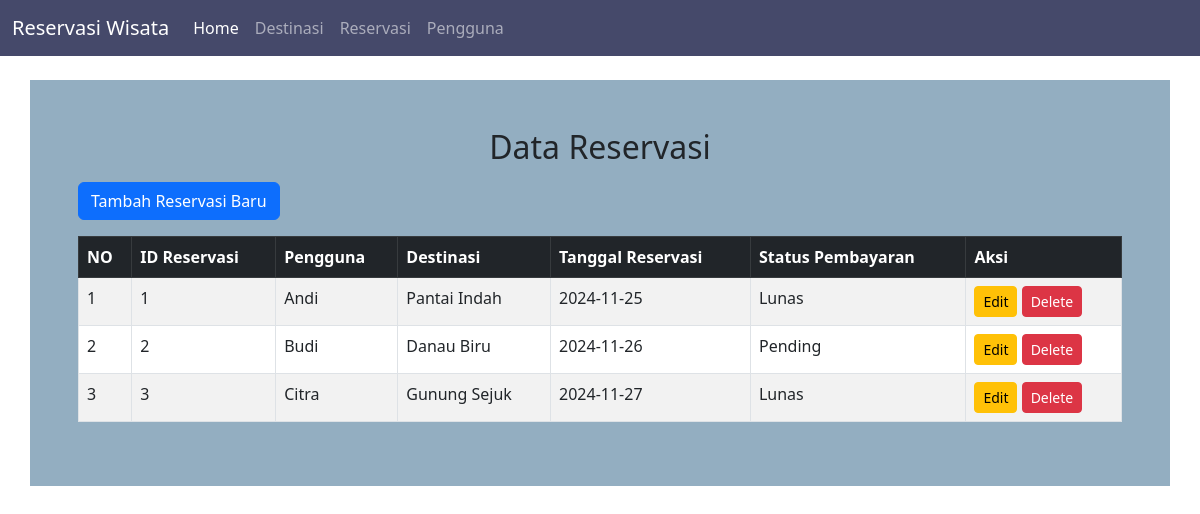
/reservasi, run on the app's committed database.
### tables this page shows
CREATE TABLE `reservations` (
  `reservation_id` int NOT NULL,
  `user_id` int NOT NULL,
  `destination_id` int NOT NULL,
  `tgl_reservasi` date NOT NULL,
  `status_pembayaran` enum('Pending','Lunas','Dibatalkan') DEFAULT 'Pending'
);

CREATE TABLE `users` (
  `id_users` int NOT NULL,
  `nama` varchar(150) NOT NULL,
  `email` varchar(150) NOT NULL,
  `nomor_telepon` varchar(20) NOT NULL
);

CREATE TABLE `destinations` (
  `id_destinasi` int NOT NULL,
  `nama_destinasi` varchar(150) NOT NULL,
  `lokasi` varchar(150) NOT NULL,
  `deskripsi` text,
  `harga_tiket` decimal(10,2) NOT NULL
);

### app/controllers/ReservationController.php (called while the page is built, shortened)
<?php
require_once '../app/models/Reservation.php';
class ReservationController {
    private $reservasiModel;
    public function __construct() {
        $this->reservasiModel = new Reservation();
    }
    public function index() {
        $reservasi1 = $this->reservasiModel->getAllReservation();
        require_once '../app/views/reservations/index.php';
    }
}
?>

### public/index.php (called while the page is built, shortened)
<?php
require_once '../routes.php';

### config/database.php (called while the page is built, shortened)
<?php
class Database {
    private $host = 'localhost';
    private $db_name = 'wisata';
    private $username = 'root';
    private $password = '';
    public function connect() {
        $this->conn = null;
        try {
            $this->conn = new PDO("mysql:host=" . $this->host . ";dbname=" . $this->db_name, $this->username, $this->password);
            $this->conn->setAttribute(PDO::ATTR_ERRMODE, PDO::ERRMODE_EXCEPTION);
        } catch(PDOException $e) {
            echo "Connection error: " . $e->getMessage();
        }
        return $this->conn;
    }
}
?>

### app/models/Reservation.php (called while the page is built, shortened)
<?php
require_once '../config/database.php';
class Reservation {
    private $db;
    public function __construct() {
        $this->db = (new Database())->connect();
    }
    public function getAllReservation() {
        $query = $this->db->query("SELECT r.reservation_id, u.nama AS nama_pengguna, d.nama_destinasi AS nama_destinasi, r.tgl_reservasi, r.status_pembayaran FROM reservations r JOIN users u ON r.user_id = u.id_users JOIN destinations d ON r.destination_id = d.id_destinasi");
        return $query->fetchAll(PDO::FETCH_ASSOC);
    }
}

### app/views/reservations/index.php (the view)
<?php
require_once __DIR__ . '/../template/header.php';
?>
    <div class="container my-4 p-5" style="background-color: #93aec1;">
        <h2 class="mb-3 text-center">Data Reservasi</h2>
        <a href="/reservasi/create" class="btn btn-primary mb-3">Tambah Reservasi Baru</a>
        <div class="table-responsive">
            <table class="table table-striped table-bordered">
                <thead class="table-dark">
                    <tr>
                        <th>NO</th>
                        <th>ID Reservasi</th>
                        <th>Pengguna</th>
                        <th>Destinasi</th>
                        <th>Tanggal Reservasi</th>
                        <th>Status Pembayaran</th>
                        <th>Aksi</th>
                    </tr>
                </thead>
                <tbody>
                    <?php $no = 1; ?>
                    <?php foreach ($reservasi1 as $reservasi): ?>
                        <tr>
                            <td><?= $no++; ?></td>
                            <td><?= htmlspecialchars($reservasi['reservation_id']) ?></td>
                            <td><?= htmlspecialchars($reservasi['nama_pengguna']) ?></td>
                            <td><?= htmlspecialchars($reservasi['nama_destinasi']) ?></td>
                            <td><?= htmlspecialchars($reservasi['tgl_reservasi']) ?></td>
                            <td><?= htmlspecialchars($reservasi['status_pembayaran']) ?></td>
                            <td>
                                <a href="/reservasi/edit/<?php echo $reservasi['reservation_id']; ?>" class="btn btn-warning btn-sm">Edit</a>
                                <a href="/reservasi/delete/<?php echo $reservasi['reservation_id']; ?>"
                                   class="btn btn-danger btn-sm"
                                   onclick="return confirm('Are you sure?')">Delete</a>
                            </td>
                        </tr>
                    <?php endforeach; ?>
                </tbody>
            </table>
        </div>
    </div>
<?php
require_once __DIR__ . '/../template/footer.php';
?>

### routes.php (shortened to what this page needs)
<?php
require_once 'app/controllers/ReservationController.php';
$userController = new UserController();
$destinasiController = new DestinasiController();
$reservasiController = new ReservationController();
$url = $_SERVER['REQUEST_URI'];
$requestMethod = $_SERVER['REQUEST_METHOD'];
if ($url == '/' || $url == '/') {
    new HomeController();
}elseif ($url == '/user/index' || $url == '/user') {
    $userController->index();
} elseif ($url == '/user/create' && $requestMethod == 'GET') {
    $userController->create();
} elseif ($url == '/user/store' && $requestMethod == 'POST') {
    $userController->store();
} elseif (preg_match('/\/user\/edit\/(\d+)/', $url, $matches) && $requestMethod == 'GET') {
    $userId = $matches[1];
    $userController->edit($userId);
} elseif (preg_match('/\/user\/update\/(\d+)/', $url, $matches) && $requestMethod == 'POST') {
    $userId = $matches[1];
    $userController->update($userId, $_POST);
} elseif (preg_match('/\/user\/delete\/(\d+)/', $url, $matches) && $requestMethod == 'GET') {
    $userId = $matches[1];
    $userController->delete($userId);
}elseif ($url == '/destinasi/index' || $url == '/destinasi') {
    $destinasiController->index();
} elseif ($url == '/destinasi/create' && $requestMethod == 'GET') {
    $destinasiController->create();
} elseif ($url == '/destinasi/store' && $requestMethod == 'POST') {
    $destinasiController->store();
} elseif (preg_match('/\/destinasi\/edit\/(\d+)/', $url, $matches) && $requestMethod == 'GET') {
    $destinasiId = $matches[1];
    $destinasiController->edit($destinasiId);
} elseif (preg_match('/\/destinasi\/update\/(\d+)/', $url, $matches) && $requestMethod == 'POST') {
    $destinasiId = $matches[1];
    $destinasiController->update($destinasiId, $_POST);
} elseif (preg_match('/\/destinasi\/delete\/(\d+)/', $url, $matches) && $requestMethod == 'GET') {
    $destinasiId = $matches[1];
    $destinasiController->delete($destinasiId);
}elseif ($url == '/reservasi/index' || $url == '/reservasi') {
    $reservasiController->index();
} elseif ($url == '/reservasi/create' && $requestMethod == 'GET') {
    $reservasiController->create();
} elseif ($url == '/reservasi/store' && $requestMethod == 'POST') {
    $reservasiController->store();
} elseif (preg_match('/\/reservasi\/edit\/(\d+)/', $url, $matches) && $requestMethod == 'GET') {
    $reservation_id = $matches[1];
    $reservasiController->edit($reservation_id);
} elseif (preg_match('/\/reservasi\/update\/(\d+)/', $url, $matches) && $requestMethod == 'POST') {
    $reservation_id = $matches[1];
    $reservasiController->update($reservation_id);
} elseif (preg_match('/\/reservasi\/delete\/(\d+)/', $url, $matches) && $requestMethod == 'GET') {
    $reservation_id = $matches[1];
    $reservasiController->delete($reservation_id);
} else {
    http_response_code(404);
    echo "404 Not Found";
}

### app/views/template/header.php (shortened to what this page needs)
<!DOCTYPE html>
<html lang="en">
<head>
    <link href="https://cdn.jsdelivr.net/npm/bootstrap@5.3.0/dist/css/bootstrap.min.css" rel="stylesheet">
</head>
<body>
    <nav class="navbar navbar-expand-lg navbar-dark" style="background-color: #45496a;">
    <div class="container-fluid">
        <a class="navbar-brand" href="<?= $base_url; ?>/">Reservasi Wisata</a>
        <div class="collapse navbar-collapse" id="navbarNav">
            <ul class="navbar-nav">
                <li class="nav-item">
                    <a class="nav-link active" href="/">Home</a>
                </li>
                <li class="nav-item">
                    <a class="nav-link" href="/destinasi">Destinasi</a>
                </li>
                <li class="nav-item">
                    <a class="nav-link" href="/reservasi">Reservasi</a>
                </li>
                <li class="nav-item">
                    <a class="nav-link" href="/user">Pengguna</a>
                </li>
            </ul>
        </div>
    </div>
</nav>

### app/views/template/footer.php (shortened to what this page needs)
</body>
</html>

### data on the page
reservations: reservation_id "1", user.nama "Andi", destination.nama_destinasi "Pantai Indah", tgl_reservasi "2024-11-25", status_pembayaran "Lunas"
reservations: reservation_id "2", user.nama "Budi", destination.nama_destinasi "Danau Biru", tgl_reservasi "2024-11-26", status_pembayaran "Pending"
reservations: reservation_id "3", user.nama "Citra", destination.nama_destinasi "Gunung Sejuk", tgl_reservasi "2024-11-27", status_pembayaran "Lunas"
